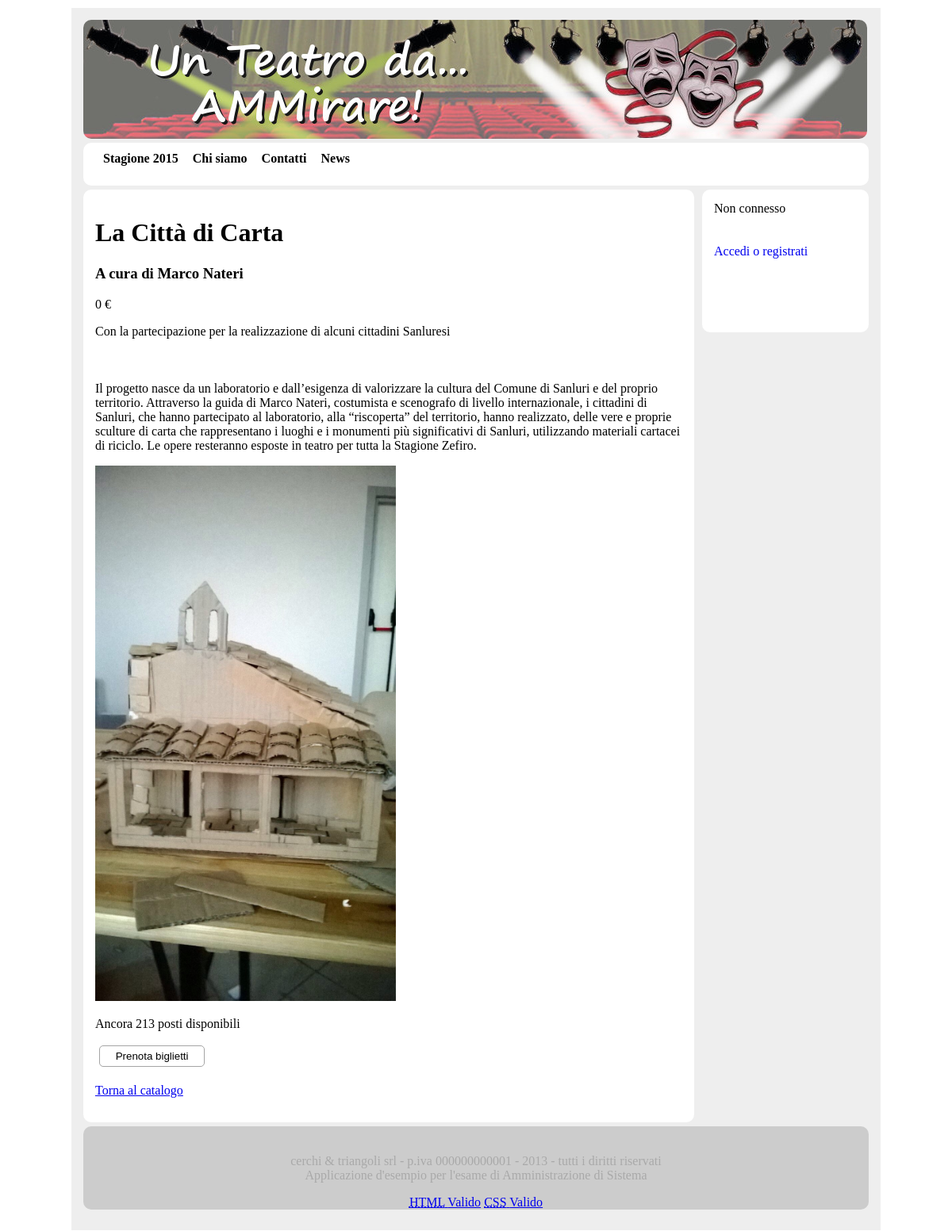
Before: /index.php?comando=dettaglioarticolo&ID=20 with the older database file.
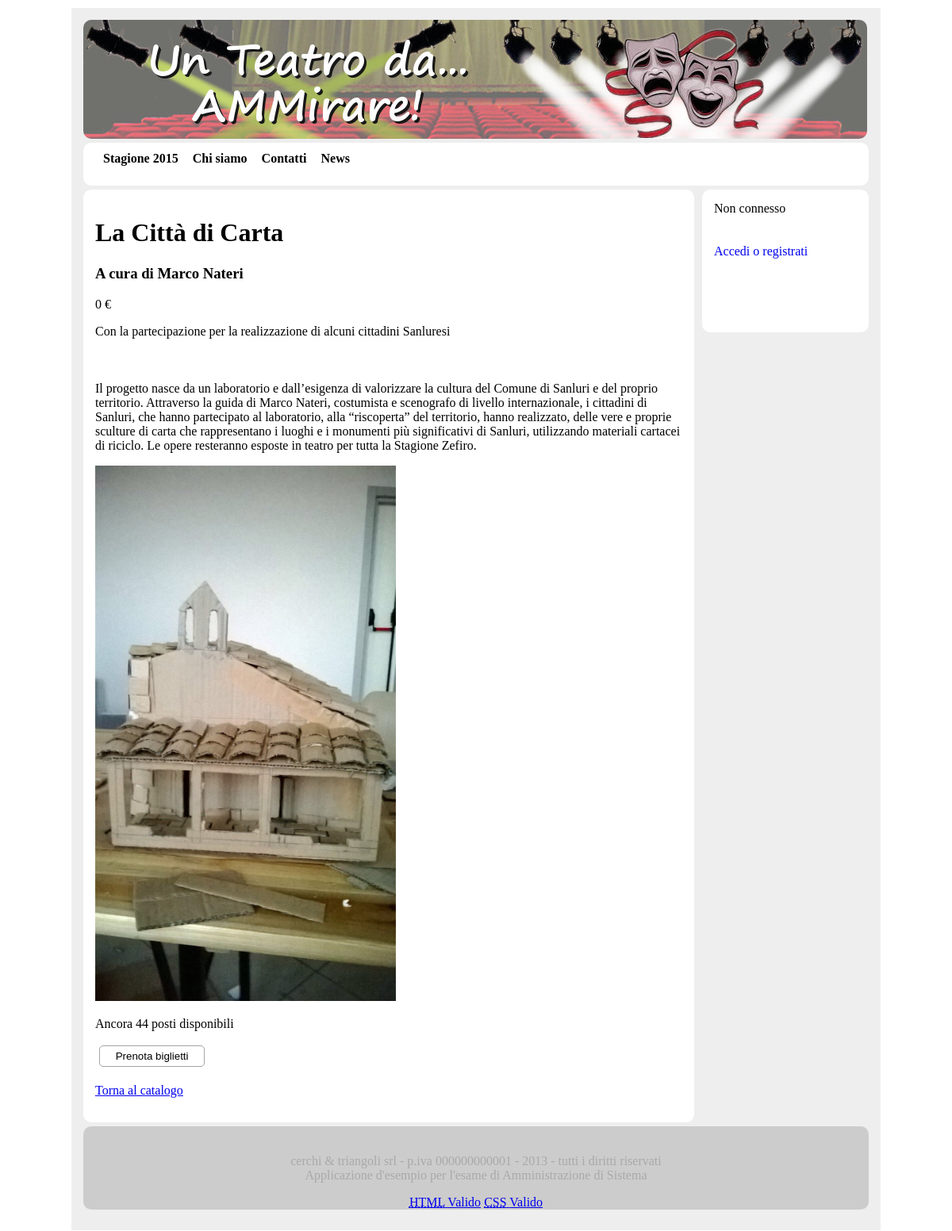
After: the same page with the newer database file.
### tables this page shows
CREATE TABLE IF NOT EXISTS `articoli` (
  `ID` int(11) NOT NULL AUTO_INCREMENT,
  `data` timestamp NOT NULL DEFAULT CURRENT_TIMESTAMP,
  `titolo` varchar(50) NOT NULL,
  `sottotitolo` varchar(100) DEFAULT NULL,
  `testo` varchar(5000) DEFAULT NULL,
  `prezzo` int(11) NOT NULL,
  `foto` varchar(50) DEFAULT NULL,
  `categoria` varchar(30) DEFAULT NULL,
  `status` varchar(30) NOT NULL DEFAULT 'Pubblicato',
  `posti_disponibili` int(11) NOT NULL DEFAULT '250',
  PRIMARY KEY (`ID`)
);

### index.php (called while the page is built, shortened)
<?php
	include_once("controllo/ControllerGenerico.php");
	$controllo = new genericController();
	$controllo->invoke();
?>

### modello/Modello.php (called while the page is built, shortened)
<?php
	include_once("modello/Articolo.php");
	class Modello
	{
	public function recupera_utente_connesso()
	{
		if(isset($_SESSION['userID'])){
			$utente_connesso = $this->recupera_utente_per_id($_SESSION['userID']);
			return $utente_connesso;}
			else {return null;}
	}
	public function recupera_articolo_per_id($idCercato)
	{
		$catalogo = $this->get_articoli();
		foreach ($catalogo as $lista) {
			if ($idCercato == $lista->id){$risultato = $lista;}
		}
		return $risultato;
	}
	private function get_articoli()
	{
		include 'controllo/connect_db.php';
		$query_veditutto="SELECT ID, titolo, sottotitolo, testo, prezzo, foto, status, data, posti_disponibili FROM articoli ";
		$risultato_query_veditutto=mysqli_query($connessione, $query_veditutto)
			or die("Errore gravissimo!!!: ".mysqli_error($connessione));
		$catalogo = array();
		$i=0;
		while($row = mysqli_fetch_assoc($risultato_query_veditutto))
		{
			$catalogo[$i] = new Articolo($row['ID'], $row['titolo'], $row['sottotitolo'],$row['testo'],$row['prezzo'],$row['foto'], $row['status'], $row['data'], $row['posti_disponibili']);
			$i++;
		}
		return $catalogo;
	}
	public function recupera_num_prenotazioni_per_idArticolo($id_articolo)
	{
		include 'controllo/connect_db.php';
		$query_num_biglietti="SELECT poltrona FROM poltroncine WHERE articolo = $id_articolo";
		$num_prenotazioni=mysqli_query($connessione, $query_num_biglietti);
		$n_prenotazioni = mysqli_num_rows($num_prenotazioni);
		return $n_prenotazioni;
	}
}
?>

### modello/Articolo.php (called while the page is built, shortened)
<?php
class Articolo{
	public function __construct ($_id, $_nome, $_sottotitolo, $_testo, $_prezzo, $_foto, $_status, $_data, $_posti_disponibili)
	{	$this->id= $_id;
		$this->nome = $_nome;
		$this->sottotitolo = $_sottotitolo;
		$this->prezzo = $_prezzo;
		$this->testo = $_testo;
		$this->foto = $_foto;
		$this->posti_disponibili = $_posti_disponibili;
	}
}

### vista/dettaglioarticolo.php (the view, shortened to what this page needs)
	<!DOCTYPE html>
<?php include_once("vista/componenti/head.php"); ?>
<body>
	<div class="wrapper">
		<header>
            <?php include_once("vista/componenti/header_image.php"); ?>
		</header>
        <?php include_once("vista/componenti/topmenu.php");
        include_once("vista/componenti/sidebar_R.php"); ?>
		<div class="page_2colonne">
						<h1> <?= $articolo->nome ?> </h1>
						<h3> <?= $articolo->sottotitolo ?> </h3>
						<p> <?= $articolo->prezzo ?> &euro; </p>
						<p> <?= nl2br($articolo->testo); ?> </p>
						<p class="fotoDettaglio"> <img src="uploads/images/<?= $articolo->foto ?>" alt="foto"/> </p>
						<form action="index.php" method="get">
							<label>Ancora <?= $articolo->posti_disponibili-$numPostiDisponibili; ?> posti disponibili</label><br><br>
							<input type="submit" name="comando" value="Prenota biglietti" />
						</form>
							<p>
							<a href="index.php?comando=catalogo"> Torna al catalogo </a>
						</p>
		</div>
		<footer>
			<?php include_once("vista/componenti/footer.php"); ?>
		</footer>
	</div>
</body>

### controllo/ControllerGenerico.php (shortened to what this page needs)
<?php
	include_once 'connect_db.php';
include_once("modello/Modello.php");
class GenericController{
	public $modello;
	public function __construct()
	{
		$this->modello = new Modello();
	}
	public function invoke()
	{
		$comando=isset($_REQUEST["comando"])? $_REQUEST["comando"] : "catalogo";
		$id_cercato=isset($_REQUEST["ID"])? $_REQUEST["ID"] : "0";
		if($comando == "homepage")
		{
			include("vista/homepage.php");
		}
		elseif($comando == "chi_siamo")
		{
			include("vista/chi_siamo.php");
		}
		elseif($comando == "contatti")
		{
			include("vista/contatti.php");
		}
		elseif($comando == "news")
		{
			include("vista/news.php");
		}
		elseif ($comando == "accedi") {
		    $nome = $_POST['nome'];
		    $password = $_POST['password'];
		    $esito_accesso = $this->modello->accedi($nome, $password);
		    if($esito_accesso){echo "<br>Accesso eseguito<br>";} else {echo "<br>Username o password non corretti (GenericController) <br>";}
		    header('Refresh: 1; URL = index.php?comando=catalogo');
		}
		elseif($comando == "nuovo_articolo")
		{
			include("vista/amministratore/nuovo_articolo.php");
		}
		elseif($comando == "Elimina")
		{
			$nome = $_REQUEST["id"];
			include("vista/dettaglioarticolo.php");
		}
		elseif($comando == "Elimina_da_db")
		{
			$nome = $_REQUEST["id"];
			include("vista/dettaglioarticolo.php");
		}
		elseif ($comando == "gestisci_articoli") {
			$catalogo=$this->modello->recupera_articoli();
			include("vista/amministratore/gestisci_articoli.php");
		}
		elseif ($comando == "modifica_articolo") {
			$articolo = $this->modello->recupera_articolo_per_id($id_cercato);
			$messaggio = "";
			include("vista/amministratore/modifica_articolo.php");
		}
		elseif($comando == "login_record")
		{
			include("vista/login_record.php");
		}
		elseif($comando == "catalogo")
		{
			$catalogo=$this->modello->recupera_articoli_pubblicati();
			include("vista/catalogoarticoli.php");
		}
		elseif($comando == "dettaglioarticolo")
		{
			$articolo = $this->modello->recupera_articolo_per_id($id_cercato);
			$numPostiDisponibili = $this->modello->recupera_num_prenotazioni_per_idArticolo($id_cercato);
			include("vista/dettaglioarticolo.php");
		}
		elseif($comando == "vedi_prenotati_per_id" ){
			$prenotazioni = $this->modello->recupera_prenotazioni_per_idUtente($id_cercato);
			include("vista/amministratore/riepilogo_prenotazioni_utente.php");
		}
		elseif($comando == "riepilogo_prenotazioni_per_id" ){
			$prenotazioni = $this->modello->recupera_prenotazioni_per_idUtente($id_cercato);
			include("vista/amministratore/riepilogo_prenotazioni_utente.php");
		}
		elseif($comando == "dettaglio_prenotazioni_articolo"){
			$prenotazioni = $this->modello->recupera_prenotazioni_per_idArticolo($id_cercato);
			include("vista/amministratore/riepilogo_prenotazioni_articolo.php");
		}
		elseif ($comando == "logout") {
    		session_unset();
			echo 'Logout eseguito';
			header('Refresh: 1; URL = index.php');
		}
		elseif ($comando == "gestisci_utenti")
		{
			$catalogo=$this->modello->recupera_utenti();
			include("vista/amministratore/gestisci_utenti.php");
		}
		elseif ($comando == "modifica_utente") {
			$utente = $this->modello->recupera_utente_per_id($id_cercato);
			include("vista/amministratore/modifica_utente.php");
		}
	}
}
?>

### vista/componenti/head.php (shortened to what this page needs)
<head>
	<link rel="stylesheet" type="text/css" href="vista/css/stile.css">
</head>

### vista/componenti/header_image.php
<a href="index.php?comando=catalogo"> <img src="immagini/header.jpg" alt="home"
title="Esercitazione di AMM" style="border-radius: 10px;"> </a>

### vista/componenti/topmenu.php
<nav>
	<div id="top_menu">
	<a href="index.php?comando=catalogo">Stagione 2015</a>
	<a href="index.php?comando=chi_siamo">Chi siamo</a>
	<a href="index.php?comando=contatti">Contatti</a>
	<a href="index.php?comando=news">News</a>
	</div>
</nav>

### vista/componenti/sidebar_R.php
<div class="sidebar2">
	<nav>
        <div class="login">
        	<?php
        		$risultato = $this->modello->recupera_utente_connesso();
        		if(null == ($risultato)){ echo "Non connesso<br><br><br>";}
        		else{echo $risultato->nome."<br> Cod.Utente: ".$risultato->ID ; }
	        	if(isset($_SESSION['username']) && isset($_SESSION['ruolo_utente'])){
	        		if ($_SESSION['ruolo_utente']=='SuperUser'){
	        			?>
			            	<p>Super User</p>
			            	<a href="index.php?comando=gestisci_articoli" style="text-decoration: none">Gestisci gli articoli</a><br/>
			            	<a href="index.php?comando=nuovo_articolo" style="text-decoration: none">Nuovo Articolo</a><br/>
			            	<a href="index.php?comando=gestisci_utenti" style="text-decoration: none">Gestisci gli utenti</a><br/>
			            	<a href="index.php?comando=resoconto_prenotazioni" style="text-decoration: none">Resoconto Prenotazioni</a><br/>
							<br/><br/>
							<a href="index.php?comando=logout" style="text-decoration: none">Esci</a><br/>
		            	<?php
	            	}
	        		else if ($_SESSION['ruolo_utente']=='Amministratore'){
	        			?>
			            	<p>Amministratore</p>
							<?php
								$tot_biglietti = $this->modello->recupera_num_prenotazioni_per_idUtente($_SESSION['userID']);
								if(is_null($tot_biglietti))$tot_biglietti = 0;
							?>
			            	<a href="index.php?comando=gestisci_articoli" style="text-decoration: none">Gestisci gli articoli</a><br/>
			            	<a href="index.php?comando=nuovo_articolo" style="text-decoration: none">Nuovo Articolo</a><br/>
			            	<a href="index.php?comando=resoconto_prenotazioni" style="text-decoration: none">Resoconto Prenotazioni</a><br/>
			            	<br/>
			            	<?php if($tot_biglietti != 0){ ?>
			            		<a href="index.php?comando=vedi_prenotati_per_id&ID=<?= $_SESSION['userID']?>" style="text-decoration: none">Prenotati <?= $tot_biglietti; ?> biglietti</a><br/>
								<?php } else { echo "Nessun biglietto prenotato<br/>";
							}  ?>
							<br/><br/>
							<a href="index.php?comando=logout" style="text-decoration: none">Esci</a><br/>
			            <?php
	            	}
	        		else if ($_SESSION['ruolo_utente']=='Utente Registrato'){
	        			?>
			            	<p>Utente Registrato</p>
							<?php
								$tot_biglietti = $this->modello->recupera_num_prenotazioni_per_idUtente($_SESSION['userID']);
								if(is_null($tot_biglietti))$tot_biglietti = 0;
							?>
							<br/>
							<?php if($tot_biglietti != 0){ ?>
			            		<a href="index.php?comando=vedi_prenotati_per_id&ID=<?= $_SESSION['userID']?>" style="text-decoration: none">Prenotati <?= $tot_biglietti; ?> biglietti</a><br/>
								<?php } else { echo "Nessun biglietto prenotato<br/>";
							}  ?>
							<br/><br/>
							<a href="index.php?comando=logout" style="text-decoration: none">Esci</a><br/>
	        			<?php
	            	} else {?> <p>tipologia utente non riconosciuta</p>
							<br/><br/> <a href="index.php?comando=logout" style="text-decoration: none">Esci</a><br/> <?php
						}
				}else{	?>
	            	<a href="index.php?comando=login_record" style="text-decoration: none">Accedi o registrati </a><br/>
	            <?php
	            }
            ?>
        </div>
	</nav>
</div>

### vista/componenti/footer.php
<p>cerchi & triangoli srl  -  p.iva 000000000001  -  2013  -  tutti i diritti riservati  <br/>
	    Applicazione d'esempio per l'esame di Amministrazione di Sistema
	</p>
	<p>
	    <a href="http://validator.w3.org/check/referer" class="xhtml" title="Questa pagina contiene HTML valido">
	        <abbr title="eXtensible HyperText Markup Language">HTML</abbr> Valido</a>
	    <a href="http://jigsaw.w3.org/css-validator/check/referer" class="css" title="Questa pagina ha CSS validi">
	        <abbr title="Cascading Style Sheets">CSS</abbr> Valido</a>
	</p>

### vista/css/stile.css (style rules this page uses)
html, body { margin: 0px; padding: 0px; }
.wrapper { margin: auto; margin-top: 10px; padding: 10px; border-color: black; position: relative; width: 1000px; background-color: #eee; margin-bottom: 10px; min-height: 516px; }
header { margin: 5px; border-radius: 10px; height: 150px; }
.sidebar2 { margin-right: 5px; border-radius: 10px; width: 18%; float: right; background-color: #fff; padding: 15px; margin-bottom: 5px; min-height: 150px; }
.login { min-height: 150px; }
.page_2colonne { margin: 5px; border-radius: 10px; border-color: white; width: 74%; padding: 15px; background-color: #fff; margin-bottom: 5px; }
footer { border-radius: 10px; border-color: #000; margin: 5px; padding-top: 19px; background-color: #ccc; color: darkgrey; text-align: center; clear: both; }
p.fotoDettaglio > img { max-width: 379px; }
#top_menu { border-radius: 10px; background-color: white; margin: 5px; height: 2em; padding: 11px; }
#top_menu a { text-decoration: none; margin-left: 14px; color: black; font-weight: bold; }
input { margin-left: 5px; border-radius: 5px; width: 18%; background-color: #fff; padding: 5px; margin-bottom: 5px; border: 1px solid #A5A5A5 }

Changed rows visible on the page:
changed articoli "La Città di Carta": $articolo->posti_disponibili-$numPostiDisponibili "213" → "44"
